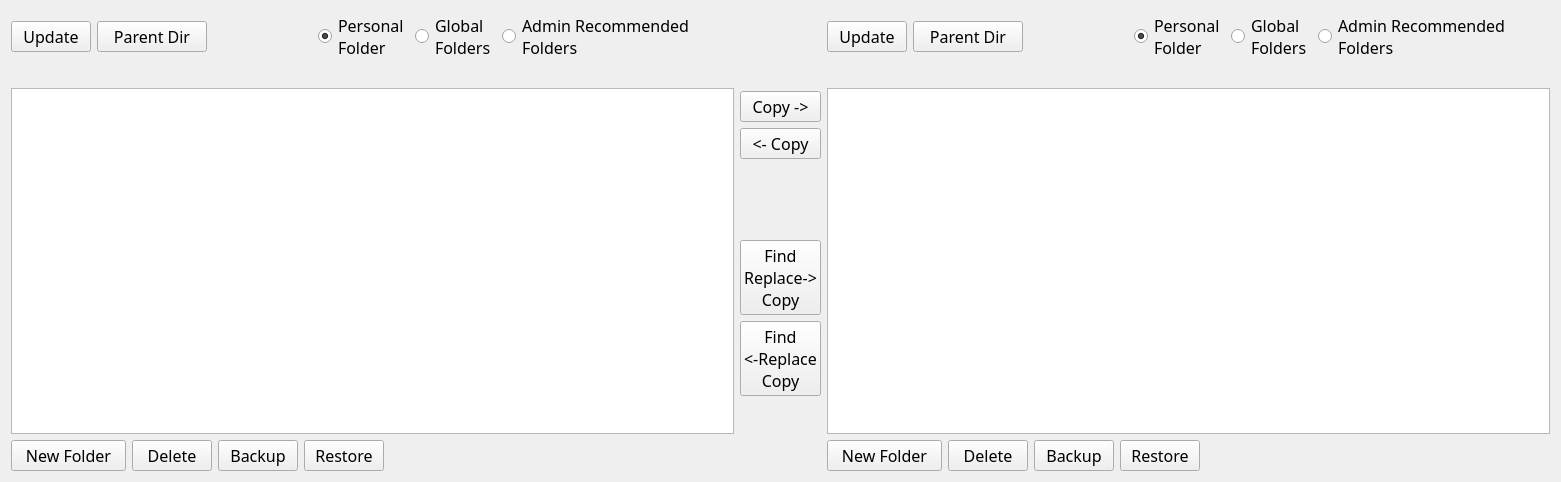
<?xml version="1.0" encoding="UTF-8"?>
<ui version="4.0">
 <class>Form</class>
 <widget class="QWidget" name="Form">
  <property name="geometry">
   <rect>
    <x>0</x>
    <y>0</y>
    <width>1561</width>
    <height>482</height>
   </rect>
  </property>
  <property name="windowTitle">
   <string>Form</string>
  </property>
  <layout class="QHBoxLayout" name="horizontalLayout">
   <item>
    <layout class="QVBoxLayout" name="verticalLayoutContentAllLeft">
     <item>
      <layout class="QHBoxLayout" name="horizontalContentTopButtonsLeft">
       <item>
        <layout class="QHBoxLayout" name="horizontalLayoutContentTopPushButtonsLeft">
         <item>
          <widget class="QPushButton" name="pushButtonUpdateContentLeft">
           <property name="maximumSize">
            <size>
             <width>85</width>
             <height>16777215</height>
            </size>
           </property>
           <property name="font">
            <font>
             <family>Waree</family>
             <pointsize>12</pointsize>
            </font>
           </property>
           <property name="contextMenuPolicy">
            <enum>Qt::NoContextMenu</enum>
           </property>
           <property name="text">
            <string>Update</string>
           </property>
          </widget>
         </item>
         <item>
          <widget class="QPushButton" name="pushButtonParentDirContentLeft">
           <property name="sizePolicy">
            <sizepolicy hsizetype="Minimum" vsizetype="Fixed">
             <horstretch>0</horstretch>
             <verstretch>0</verstretch>
            </sizepolicy>
           </property>
           <property name="minimumSize">
            <size>
             <width>110</width>
             <height>0</height>
            </size>
           </property>
           <property name="maximumSize">
            <size>
             <width>85</width>
             <height>16777215</height>
            </size>
           </property>
           <property name="font">
            <font>
             <family>Waree</family>
             <pointsize>12</pointsize>
            </font>
           </property>
           <property name="text">
            <string>Parent Dir</string>
           </property>
          </widget>
         </item>
         <item>
          <spacer name="horizontalSpacer_19">
           <property name="orientation">
            <enum>Qt::Horizontal</enum>
           </property>
           <property name="sizeHint" stdset="0">
            <size>
             <width>40</width>
             <height>20</height>
            </size>
           </property>
          </spacer>
         </item>
        </layout>
       </item>
       <item>
        <layout class="QHBoxLayout" name="horizontalLayoutContentRadioButtonsLeft">
         <item alignment="Qt::AlignVCenter">
          <widget class="QRadioButton" name="radioButtonPersonalLeft">
           <property name="font">
            <font>
             <family>Waree</family>
             <pointsize>12</pointsize>
            </font>
           </property>
           <property name="text">
            <string>Personal
Folder</string>
           </property>
           <property name="checked">
            <bool>true</bool>
           </property>
           <attribute name="buttonGroup">
            <string notr="true">buttonGroupContentLeft</string>
           </attribute>
          </widget>
         </item>
         <item alignment="Qt::AlignVCenter">
          <widget class="QRadioButton" name="radioButtonGlobalLeft">
           <property name="enabled">
            <bool>true</bool>
           </property>
           <property name="font">
            <font>
             <family>Waree</family>
             <pointsize>12</pointsize>
            </font>
           </property>
           <property name="text">
            <string>Global
Folders</string>
           </property>
           <attribute name="buttonGroup">
            <string notr="true">buttonGroupContentLeft</string>
           </attribute>
          </widget>
         </item>
         <item alignment="Qt::AlignVCenter">
          <widget class="QRadioButton" name="radioButtonAdminLeft">
           <property name="font">
            <font>
             <family>Waree</family>
             <pointsize>12</pointsize>
            </font>
           </property>
           <property name="text">
            <string>Admin Recommended
Folders</string>
           </property>
           <attribute name="buttonGroup">
            <string notr="true">buttonGroupContentLeft</string>
           </attribute>
          </widget>
         </item>
         <item>
          <spacer name="horizontalSpacer_17">
           <property name="orientation">
            <enum>Qt::Horizontal</enum>
           </property>
           <property name="sizeHint" stdset="0">
            <size>
             <width>40</width>
             <height>20</height>
            </size>
           </property>
          </spacer>
         </item>
        </layout>
       </item>
      </layout>
     </item>
     <item>
      <widget class="QLabel" name="contentCurrentDirLabelLeft">
       <property name="text">
        <string/>
       </property>
      </widget>
     </item>
     <item>
      <widget class="QListWidget" name="contentListWidgetLeft">
       <property name="font">
        <font>
         <family>Waree</family>
         <pointsize>12</pointsize>
        </font>
       </property>
       <property name="selectionMode">
        <enum>QAbstractItemView::ExtendedSelection</enum>
       </property>
       <property name="sortingEnabled">
        <bool>true</bool>
       </property>
      </widget>
     </item>
     <item>
      <layout class="QHBoxLayout" name="horizontalLayoutContentBottomButtonsLeft">
       <item>
        <widget class="QPushButton" name="pushButtonContentNewFolderLeft">
         <property name="minimumSize">
          <size>
           <width>115</width>
           <height>0</height>
          </size>
         </property>
         <property name="maximumSize">
          <size>
           <width>85</width>
           <height>16777215</height>
          </size>
         </property>
         <property name="font">
          <font>
           <family>Waree</family>
           <pointsize>12</pointsize>
          </font>
         </property>
         <property name="text">
          <string>New Folder</string>
         </property>
        </widget>
       </item>
       <item>
        <widget class="QPushButton" name="pushButtonContentDeleteLeft">
         <property name="maximumSize">
          <size>
           <width>85</width>
           <height>16777215</height>
          </size>
         </property>
         <property name="font">
          <font>
           <family>Waree</family>
           <pointsize>12</pointsize>
          </font>
         </property>
         <property name="text">
          <string>Delete</string>
         </property>
        </widget>
       </item>
       <item>
        <widget class="QPushButton" name="pushButtonContentBackupLeft">
         <property name="maximumSize">
          <size>
           <width>85</width>
           <height>16777215</height>
          </size>
         </property>
         <property name="font">
          <font>
           <family>Waree</family>
           <pointsize>12</pointsize>
          </font>
         </property>
         <property name="text">
          <string>Backup</string>
         </property>
        </widget>
       </item>
       <item>
        <widget class="QPushButton" name="pushButtonContentRestoreLeft">
         <property name="maximumSize">
          <size>
           <width>85</width>
           <height>16777215</height>
          </size>
         </property>
         <property name="font">
          <font>
           <family>Waree</family>
           <pointsize>12</pointsize>
          </font>
         </property>
         <property name="text">
          <string>Restore</string>
         </property>
        </widget>
       </item>
       <item>
        <spacer name="horizontalSpacer_15">
         <property name="orientation">
          <enum>Qt::Horizontal</enum>
         </property>
         <property name="sizeHint" stdset="0">
          <size>
           <width>40</width>
           <height>20</height>
          </size>
         </property>
        </spacer>
       </item>
      </layout>
     </item>
    </layout>
   </item>
   <item>
    <layout class="QVBoxLayout" name="verticalLayoutContentCenterButtons">
     <item>
      <spacer name="verticalSpacer_4">
       <property name="orientation">
        <enum>Qt::Vertical</enum>
       </property>
       <property name="sizeHint" stdset="0">
        <size>
         <width>20</width>
         <height>80</height>
        </size>
       </property>
      </spacer>
     </item>
     <item>
      <widget class="QPushButton" name="pushButtonContentCopyLeftToRight">
       <property name="font">
        <font>
         <family>Waree</family>
         <pointsize>12</pointsize>
        </font>
       </property>
       <property name="contextMenuPolicy">
        <enum>Qt::NoContextMenu</enum>
       </property>
       <property name="text">
        <string>Copy -&gt;</string>
       </property>
      </widget>
     </item>
     <item>
      <widget class="QPushButton" name="pushButtonContentCopyRightToLeft">
       <property name="font">
        <font>
         <family>Waree</family>
         <pointsize>12</pointsize>
        </font>
       </property>
       <property name="contextMenuPolicy">
        <enum>Qt::NoContextMenu</enum>
       </property>
       <property name="text">
        <string>&lt;- Copy</string>
       </property>
      </widget>
     </item>
     <item>
      <spacer name="verticalSpacer_2">
       <property name="orientation">
        <enum>Qt::Vertical</enum>
       </property>
       <property name="sizeHint" stdset="0">
        <size>
         <width>20</width>
         <height>40</height>
        </size>
       </property>
      </spacer>
     </item>
     <item>
      <widget class="QPushButton" name="pushButtonContentFindReplaceCopyLeftToRight">
       <property name="font">
        <font>
         <family>Waree</family>
         <pointsize>12</pointsize>
        </font>
       </property>
       <property name="contextMenuPolicy">
        <enum>Qt::NoContextMenu</enum>
       </property>
       <property name="text">
        <string>Find 
Replace-&gt;
Copy</string>
       </property>
      </widget>
     </item>
     <item>
      <widget class="QPushButton" name="pushButtonContentFindReplaceCopyRightToLeft">
       <property name="font">
        <font>
         <family>Waree</family>
         <pointsize>12</pointsize>
        </font>
       </property>
       <property name="contextMenuPolicy">
        <enum>Qt::NoContextMenu</enum>
       </property>
       <property name="text">
        <string>Find 
&lt;-Replace
Copy</string>
       </property>
      </widget>
     </item>
     <item>
      <spacer name="verticalSpacer_3">
       <property name="orientation">
        <enum>Qt::Vertical</enum>
       </property>
       <property name="sizeHint" stdset="0">
        <size>
         <width>20</width>
         <height>40</height>
        </size>
       </property>
      </spacer>
     </item>
    </layout>
   </item>
   <item>
    <layout class="QVBoxLayout" name="verticalLayoutContentAllRight">
     <item>
      <layout class="QHBoxLayout" name="horizontalContentTopButtonsRight">
       <item>
        <layout class="QHBoxLayout" name="horizontalLayoutContentTopPushButtonsRight">
         <item>
          <widget class="QPushButton" name="pushButtonUpdateContentRight">
           <property name="maximumSize">
            <size>
             <width>85</width>
             <height>16777215</height>
            </size>
           </property>
           <property name="font">
            <font>
             <family>Waree</family>
             <pointsize>12</pointsize>
            </font>
           </property>
           <property name="contextMenuPolicy">
            <enum>Qt::NoContextMenu</enum>
           </property>
           <property name="text">
            <string>Update</string>
           </property>
          </widget>
         </item>
         <item>
          <widget class="QPushButton" name="pushButtonParentDirContentRight">
           <property name="minimumSize">
            <size>
             <width>110</width>
             <height>0</height>
            </size>
           </property>
           <property name="maximumSize">
            <size>
             <width>85</width>
             <height>16777215</height>
            </size>
           </property>
           <property name="font">
            <font>
             <family>Waree</family>
             <pointsize>12</pointsize>
            </font>
           </property>
           <property name="text">
            <string>Parent Dir</string>
           </property>
          </widget>
         </item>
         <item>
          <spacer name="horizontalSpacer_20">
           <property name="orientation">
            <enum>Qt::Horizontal</enum>
           </property>
           <property name="sizeHint" stdset="0">
            <size>
             <width>40</width>
             <height>20</height>
            </size>
           </property>
          </spacer>
         </item>
        </layout>
       </item>
       <item>
        <layout class="QHBoxLayout" name="horizontalLayoutContentRadioButtonsRight">
         <item>
          <widget class="QRadioButton" name="radioButtonPersonalRight">
           <property name="font">
            <font>
             <family>Waree</family>
             <pointsize>12</pointsize>
            </font>
           </property>
           <property name="text">
            <string>Personal
Folder</string>
           </property>
           <property name="checked">
            <bool>true</bool>
           </property>
           <attribute name="buttonGroup">
            <string notr="true">buttonGroupContentRight</string>
           </attribute>
          </widget>
         </item>
         <item>
          <widget class="QRadioButton" name="radioButtonGlobalRight">
           <property name="enabled">
            <bool>true</bool>
           </property>
           <property name="font">
            <font>
             <family>Waree</family>
             <pointsize>12</pointsize>
            </font>
           </property>
           <property name="text">
            <string>Global
Folders</string>
           </property>
           <attribute name="buttonGroup">
            <string notr="true">buttonGroupContentRight</string>
           </attribute>
          </widget>
         </item>
         <item>
          <widget class="QRadioButton" name="radioButtonAdminRight">
           <property name="font">
            <font>
             <family>Waree</family>
             <pointsize>12</pointsize>
            </font>
           </property>
           <property name="text">
            <string>Admin Recommended
Folders</string>
           </property>
           <attribute name="buttonGroup">
            <string notr="true">buttonGroupContentRight</string>
           </attribute>
          </widget>
         </item>
         <item>
          <spacer name="horizontalSpacer_18">
           <property name="orientation">
            <enum>Qt::Horizontal</enum>
           </property>
           <property name="sizeHint" stdset="0">
            <size>
             <width>40</width>
             <height>20</height>
            </size>
           </property>
          </spacer>
         </item>
        </layout>
       </item>
      </layout>
     </item>
     <item>
      <widget class="QLabel" name="contentCurrentDirLabelRight">
       <property name="text">
        <string/>
       </property>
       <property name="wordWrap">
        <bool>true</bool>
       </property>
      </widget>
     </item>
     <item>
      <widget class="QListWidget" name="contentListWidgetRight">
       <property name="font">
        <font>
         <family>Waree</family>
         <pointsize>12</pointsize>
        </font>
       </property>
       <property name="selectionMode">
        <enum>QAbstractItemView::ExtendedSelection</enum>
       </property>
       <property name="sortingEnabled">
        <bool>true</bool>
       </property>
      </widget>
     </item>
     <item>
      <layout class="QHBoxLayout" name="horizontalLayoutContentBottomButtonsRight">
       <item>
        <widget class="QPushButton" name="pushButtonContentNewFolderRight">
         <property name="minimumSize">
          <size>
           <width>115</width>
           <height>0</height>
          </size>
         </property>
         <property name="maximumSize">
          <size>
           <width>85</width>
           <height>16777215</height>
          </size>
         </property>
         <property name="font">
          <font>
           <family>Waree</family>
           <pointsize>12</pointsize>
          </font>
         </property>
         <property name="text">
          <string>New Folder</string>
         </property>
        </widget>
       </item>
       <item>
        <widget class="QPushButton" name="pushButtonContentDeleteRight">
         <property name="maximumSize">
          <size>
           <width>85</width>
           <height>16777215</height>
          </size>
         </property>
         <property name="font">
          <font>
           <family>Waree</family>
           <pointsize>12</pointsize>
          </font>
         </property>
         <property name="text">
          <string>Delete</string>
         </property>
        </widget>
       </item>
       <item>
        <widget class="QPushButton" name="pushButtonContentBackupRight">
         <property name="maximumSize">
          <size>
           <width>85</width>
           <height>16777215</height>
          </size>
         </property>
         <property name="font">
          <font>
           <family>Waree</family>
           <pointsize>12</pointsize>
          </font>
         </property>
         <property name="text">
          <string>Backup</string>
         </property>
        </widget>
       </item>
       <item>
        <widget class="QPushButton" name="pushButtonContentRestoreRight">
         <property name="maximumSize">
          <size>
           <width>85</width>
           <height>16777215</height>
          </size>
         </property>
         <property name="font">
          <font>
           <family>Waree</family>
           <pointsize>12</pointsize>
          </font>
         </property>
         <property name="text">
          <string>Restore</string>
         </property>
        </widget>
       </item>
       <item>
        <spacer name="horizontalSpacer_16">
         <property name="orientation">
          <enum>Qt::Horizontal</enum>
         </property>
         <property name="sizeHint" stdset="0">
          <size>
           <width>40</width>
           <height>20</height>
          </size>
         </property>
        </spacer>
       </item>
      </layout>
     </item>
    </layout>
   </item>
  </layout>
 </widget>
 <resources/>
 <connections/>
 <buttongroups>
  <buttongroup name="buttonGroupContentLeft"/>
  <buttongroup name="buttonGroupContentRight"/>
 </buttongroups>
</ui>
